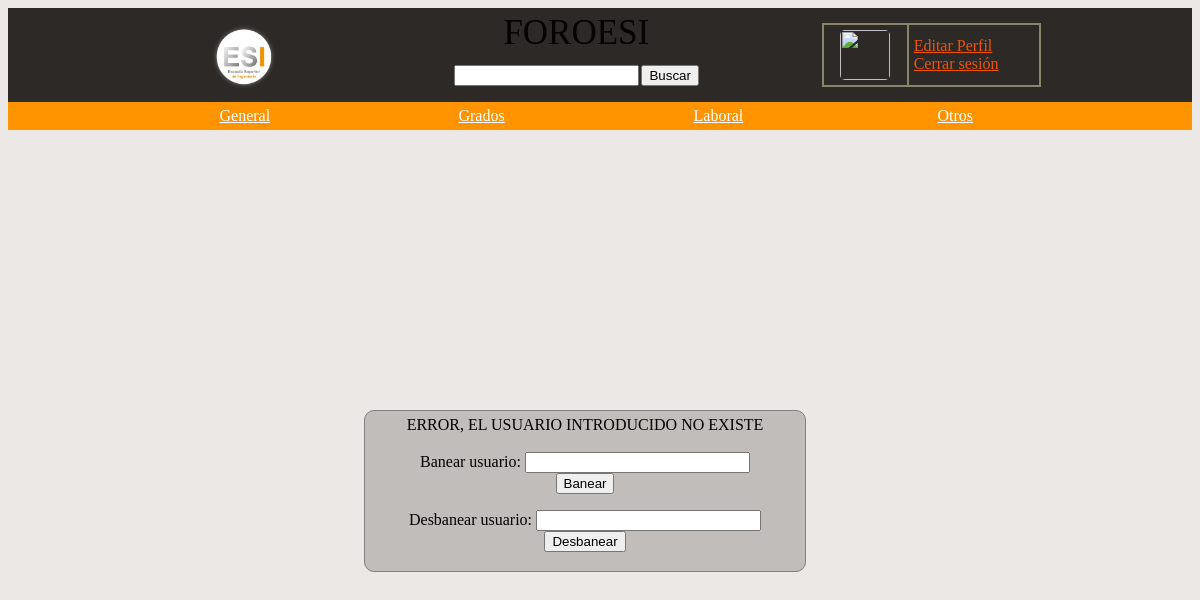
The page /index.php/usu/banearUsu on the database its author committed.
### tables this page shows
CREATE TABLE IF NOT EXISTS `categoria` (
  `id` int(11) NOT NULL AUTO_INCREMENT,
  `nombre` varchar(100) NOT NULL,
  PRIMARY KEY (`id`),
  UNIQUE KEY `nombre` (`nombre`)
);

### application/controllers/Usu.php (called while the page is built, shortened)
<?php
class Usu extends CI_Controller{
public function banearUsu(){
  $this->load->model('Usu_model');
  $variable = $this->Usu_model->banearUsu();
  if($variable){
    $datos = array('mensaje' => 'OPERACIÓN REALIZADA CON ÉXITO','categoria' => $this->categoria_model->get_categoria());
    $this->load->view('banear_view',$datos);
  }else{
    $datos = array('mensaje' => 'ERROR, EL USUARIO INTRODUCIDO NO EXISTE','categoria' => $this->categoria_model->get_categoria());
    $this->load->view('banear_view',$datos);
  }
}
}
?>

### index.php (called while the page is built, shortened)
<?php
require_once BASEPATH.'core/CodeIgniter.php';

### application/models/categoria_model.php (called while the page is built, shortened)
<?php
class categoria_model extends CI_Model{
 public function get_categoria(){
 $consulta = $this->db->query('Select * from categoria');
 return $consulta->result();
 }
}

### application/views/banear_view.php (the view, shortened to what this page needs)
<!DOCTYPE >
<html>
<head>
   <div id="estilo1" align="center">
    <table width = " 80% " align = "center" cellpadding="5" cellspacing="0">
            <tr  BGCOLOR= "#2c2926">
                <td align="center" width="25%" style="border-right:0px; font-size: 11px"><a href="<?= base_url().'index.php/hilos'?>" title="Inicio"><img src="<?= base_url().'uploads/'. 'gordo.png'?>" width="80" height="80"></a>
                </td>
                <td align="center" width="45%" style="border-right:0px;border-left: 0px; font-size: 11px">
                                <div style=" font-size: 35px">FOROESI</div>
                                <br>
                                <div><?= form_open(base_url().'index.php/hilos/buscar',
                                        array('name'=>'mi_form','id'=>'form'));?>
                                        <?= form_input('parametro','','class="input"') ?>
                                        <?= form_submit('submit', 'Buscar','class="submit"');?>
                                        <?= form_close(); ?></div>
                </td>
                <td  align="center" width="30%" style="border-left: 0px; font-size: 11px">
                    <div>
                        <table class="ta" width = " 80% " align = "center" border= 1 bordercolor="#8B846C" cellpadding="5" cellspacing="0">
                            <tr>
                                <td align="center">
                                    <img src="<?= base_url().'uploads/'.$this->session->userdata('avatar') ?>" width="50" height="50"/>
                                </td>
                                <td>
                                    <div><a href="<?= base_url().'index.php'?>" title="Editar Perfil">  Editar Perfil</a></div>
                                    <div><a href="<?= base_url().'index.php/Usu/logout'?>" title="Deslogearme">  Cerrar sesión</a></div>
                                </td>
                            </tr>
                        </table>
                    </div>
                </td>
            </tr>
    </table>
</div>
<div id="estilo3">
<table width = " 80% " align = "center" border= 0 bordercolor="#8B846C" cellpadding="5" cellspacing="0">
    <tr  BGCOLOR= "#ff9300 ">
            <?php
                foreach ($categoria as $fila) { ?>
                    <td align="center" width="25%">
                    <a href="<?= base_url().'index.php/hilos/categorias/'.$fila->id.'/'.$fila->nombre?>" title="Ver Categoria" style="color:#fff;" align="center"><?= $fila->nombre; ?></a>
                    </td>
            <?php   }
            ?>
    </tr>
    </table>
</div>
<br>
</head>
<body id="estilo2">
    <div class="hijo" align="center">
    <?php if(isset($mensaje)):?>
 <?= $mensaje?>
 <?php endif;?>
        <form action="<?= base_url().'index.php/usu/banearUsu'?>" method='post' name='process'>
            <br />
            <label for='baneado'>Banear usuario: </label>
            <input type='text' name='baneado' id='baneado' size='25' /><br />
            <input type='Submit' value='Banear' />
            <br />
            </form>
             <form action="<?= base_url().'index.php/usu/desbanearUsu'?>" method='post' name='process'>
            <label for='desbaneado'>Desbanear usuario: </label>
            <input type='text' name='desbaneado' id='desbaneado' size='25' /><br />
            <input type='Submit' value='Desbanear' />
        </form>
    </div>
    </body>
</html>

### application/views/banear_view.php (style rules this page uses)
#estilo1 { background:#2c2926; color:#ed540c; }
#estilo3 { background:#ff9300; color:#fff; }
#estilo2 { background:#ebe8e5; }
.hijo { border-radius: 10px 10px 10px 10px; -moz-border-radius: 10px 10px 10px 10px; -webkit-border-radius: 10px 10px 10px 10px; border: 0px solid #000000; color: black; background: #C0BDBA; position: absolute; top:70%; left:47%; width:430px; margin-left:-200px; height:150px; margin-top:-150px; border:1px solid #808080; padding:5px; }
a { color:#ed540c; }
img { border-radius: 5px; }

### rows shown on the page
categoria: nombre "General"
categoria: nombre "Grados"
categoria: nombre "Laboral"
categoria: nombre "Otros"

### other values the page prints
$mensaje "ERROR, EL USUARIO INTRODUCIDO NO EXISTE"
